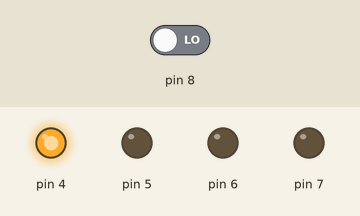
This program was run on a simulated Arduino Uno, built with avr-gcc and run on an emulated ATmega328P. Parts: output pins drawn as LEDs (lit = HIGH). Inputs (shaded band) come from the test bench; at power-on: pin 8 LOW. What the program prints to the serial monitor is not drawn.

Above: at 0.5 s.
At 1.5 s:
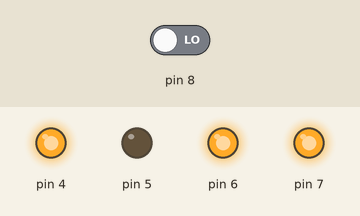
At 3.0 s:
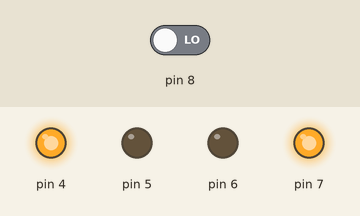
Timing chart, 0 to 5.2 s (numbered marks = the images above):
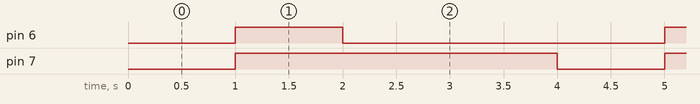

The program:

main.cpp
```cpp
#include <Arduino.h>
#include "tcs3200.hpp"
#include "serial_com.hpp"

// Define the IOs
#define S0 4  // AZUL ESCURO
#define S1 5  // LARANJA
#define S2 6  // BRANCO
#define S3 7  // VERDE CLARO
#define OUT 8 // VERDE ESCURO
              // AZUL CLARO - VCC 5V
              // MARROM CLARO - GND

// Module instances
TCS3200 colorSensor(S0, S1, S2, S3, OUT);
SerialCom serialCom;

void setup() {
  colorSensor.begin();
  serialCom.begin();
}

void loop() {
  uint16_t red, grenn, blue;
  colorSensor.readColor(red, grenn, blue);
  serialCom.sendColor(red, grenn, blue);
  delay(1000);
}
```

serial_com.hpp
```cpp
#ifndef SERIAL_COM_H
#define SERIAL_COM_H

#include <Arduino.h>

class SerialCom
{
public:
    void begin();
    void sendColor(uint16_t red, uint16_t green, uint16_t blue);
};

#endif
```

tcs3200.hpp
```cpp
#ifndef TCS3200_H
#define TCS3200_H

#include <Arduino.h>

class TCS3200
{
public:
    TCS3200(uint8_t S0, uint8_t S1, uint8_t S2, uint8_t S3, uint8_t OUT);
    void begin();
    void readColor(uint16_t &red, uint16_t &green, uint16_t &blue);

private:
    uint16_t _S0, _S1, _S2, _S3, _OUT;
};

#endif
```

serial_com.cpp
```cpp
#include "serial_com.hpp"

void SerialCom::begin()
{
    Serial.begin(9600);
}

void SerialCom::sendColor(uint16_t red, uint16_t green, uint16_t blue)
{
    Serial.print(" R:");
    Serial.print(red);
    Serial.print(" G:");
    Serial.print(green);
    Serial.print(" B:");
    Serial.println(blue);
}
```

tcs3200.cpp
```cpp
#include "tcs3200.hpp"

TCS3200::TCS3200(uint8_t S0, uint8_t S1, uint8_t S2, uint8_t S3, uint8_t OUT)
: _S0(S0), _S1(S1), _S2(S2), _S3(S3), _OUT(OUT) {}

void TCS3200::begin()
{
    pinMode(_S0, OUTPUT);
    pinMode(_S1, OUTPUT);
    pinMode(_S2, OUTPUT);
    pinMode(_S3, OUTPUT);
    pinMode(_OUT, INPUT);

    digitalWrite(_S0, HIGH);
    digitalWrite(_S1, LOW);
}

void TCS3200::readColor(uint16_t &red, uint16_t &green, uint16_t &blue)
{
    digitalWrite(_S2, LOW);
    digitalWrite(_S3, LOW);
    red = pulseIn(_OUT, LOW);

    digitalWrite(_S2, HIGH);
    digitalWrite(_S3, HIGH);
    green = pulseIn(_OUT, LOW);

    digitalWrite(_S2, LOW);
    digitalWrite(_S3, HIGH);
    blue = pulseIn(_OUT, LOW);
}
```

Measured:
- by itself, pin 6: alternates HIGH for 1.0 s and LOW for 3.0 s
- by itself, pin 7: alternates HIGH for 3.0 s and LOW for 1.0 s
- by itself, everything shown: repeats every 4.0 s, in 3 steps
